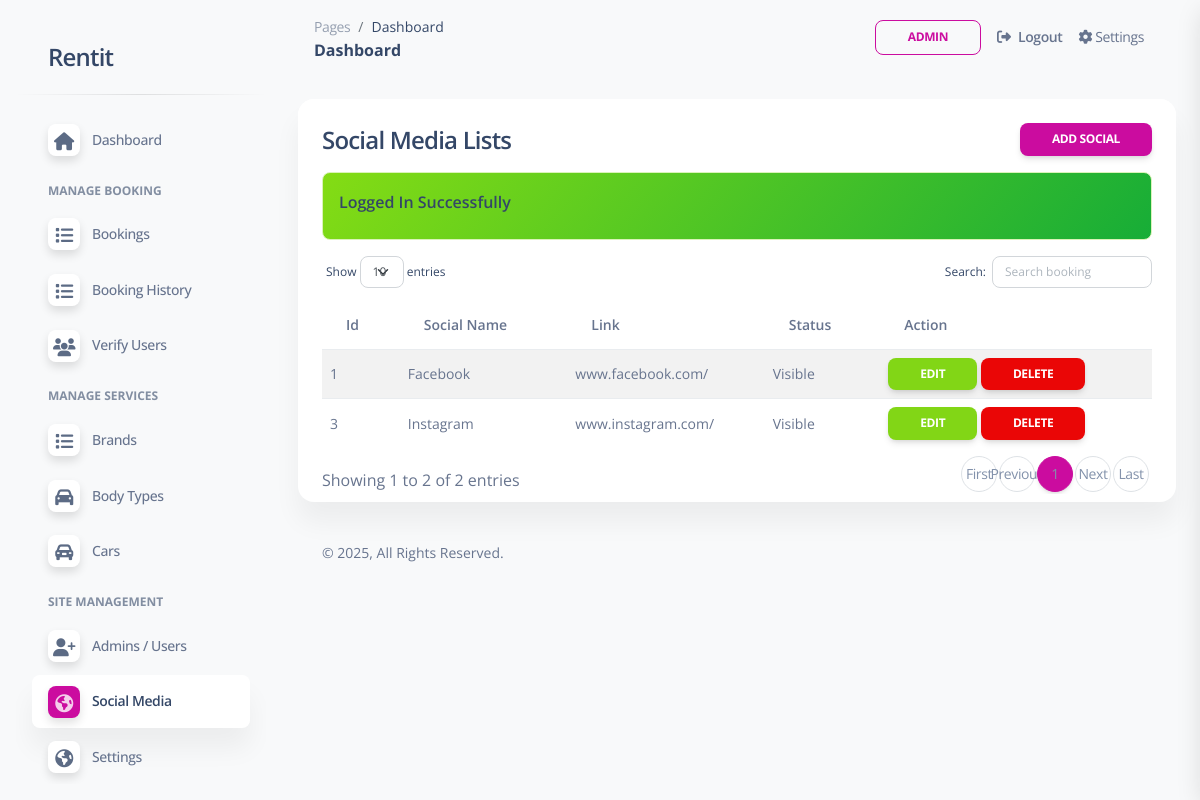
/admin/social-media.php (signed in), run on the app's committed database.
### tables this page shows
CREATE TABLE `web_settings` (
  `id` int(11) UNSIGNED NOT NULL,
  `title` varchar(255) NOT NULL,
  `url` varchar(255) DEFAULT NULL,
  `description` varchar(1000) DEFAULT NULL,
  `logo` varchar(100) DEFAULT NULL,
  `address` varchar(500) DEFAULT NULL,
  `email1` varchar(100) DEFAULT NULL,
  `email2` varchar(100) DEFAULT NULL,
  `phone1` varchar(15) DEFAULT NULL,
  `phone2` varchar(15) DEFAULT NULL
);

CREATE TABLE `social_medias` (
  `id` int(11) UNSIGNED NOT NULL,
  `name` varchar(100) NOT NULL,
  `slug` varchar(150) NOT NULL,
  `status` tinyint(1) DEFAULT 0 COMMENT '0=show,1=hide'
);

### admin/social-media.php (the view, shortened to what this page needs)
<?php include('includes/header.php'); ?>
    <div class="row">
        <div class="col-12">
            <div class="card mb-4">
                <div class="card-header pb-0">
                    <h4>Social Media Lists
                        <a href="social-media-create.php" class="btn btn-primary btn-sm float-end">Add Social</a>
                    </h4>
                </div>
                <div class="card-body pt-0 pb-2">
                    <div class="table-responsive p-0">
                        <table id="myTable" class="table table-striped align-items-center justify-content-center">
                            <thead>
                                <tr>
                                    <th>Id</th>
                                    <th>Social Name</th>
                                    <th>Link</th>
                                    <th>Status</th>
                                    <th>Action</th>
                                </tr>
                            </thead>
                            <tbody>
                                <?php
                                    $socialMedia = getAll('social_medias');
                                    if($socialMedia)
                                    {
                                        if(mysqli_num_rows($socialMedia) > 0){
                                            foreach($socialMedia as $serviceMediaItem) :
                                            ?>
                                            <tr>
                                                <td><?= $serviceMediaItem['id']; ?></td>
                                                <td><?= $serviceMediaItem['name']; ?></td>
                                                <td><?= $serviceMediaItem['slug']; ?></td>
                                                <td><?= $serviceMediaItem['status'] == true ? 'Hidden':'Visible'; ?></td>
                                                <td>
                                                    <a href="social-media-edit.php?id=<?= $serviceMediaItem['id'];?>" class="btn mb-0 btn-success btn-sm">Edit</a>
                                                    <a href="social-media-delete.php?id=<?= $serviceMediaItem['id'];?>"
                                                        onclick="return confirm('Are you sure you want to delete data?')"
                                                        class="btn mb-0 btn-danger btn-sm">
                                                        Delete
                                                    </a>
                                                </td>
                                            </tr>
                                            <?php
                                            endforeach;
                                        }else{
                                            ?>
                                            <tr>
                                                <td colspan="4">No Record Found!</td>
                                            </tr>
                                            <?php
                                        }
                                    }
                                    else
                                    {
                                        ?>
                                        <tr>
                                            <td colspan="4">No Record Available</td>
                                        </tr>
                                        <?php
                                    }
                                ?>
                            </tbody>
                        </table>
                    </div>
                </div>
            </div>
        </div>
    </div>
<?php include('includes/footer.php'); ?>

### admin/includes/sidebar.php (shortened to what this page needs)
<?php
$pageName = substr($_SERVER["SCRIPT_NAME"],strrpos($_SERVER["SCRIPT_NAME"],"/")+1);
?>
<aside class="sidenav navbar navbar-vertical navbar-expand-xs border-0 border-radius-xl my-3 fixed-start ms-3 " id="sidenav-main">
    <div class="sidenav-header">
      <a class="navbar-brand m-0" href="dashboard.php" target="_blank">
        <h4><?= webSetting('title') ?? 'Funda Services'; ?></h4>
      </a>
    </div>
    <hr class="horizontal dark mt-0">
    <div class="collapse navbar-collapse w-auto" id="sidenav-collapse-main">
      <ul class="navbar-nav">
        <li class="nav-item">
          <a class="nav-link
            <?= $pageName == "dashboard.php"?'active':'' ?>" href="dashboard.php">
            <div class="icon icon-shape icon-sm shadow border-radius-md bg-white text-center me-2 d-flex align-items-center justify-content-center">
                <i class="fa fa-home <?= $pageName == "dashboard.php"?'text-white':'text-dark' ?>   text-lg"></i>
            </div>
            <span class="nav-link-text ms-1">Dashboard</span>
          </a>
        </li>
        <li class="nav-item mt-3">
          <h6 class="ps-4 ms-2 text-uppercase text-xs font-weight-bolder opacity-6">Manage Booking</h6>
        </li>
        <li class="nav-item">
          <a class="nav-link  <?= $pageName == "bookings.php"?'active':'' ?>"  href="bookings.php">
            <div class="icon icon-shape icon-sm shadow border-radius-md bg-white text-center me-2 d-flex align-items-center justify-content-center">
                <i class="fa fa-list <?= $pageName == "bookings.php"?'text-white':'text-dark' ?>   text-lg"></i>
            </div>
            <span class="nav-link-text ms-1">Bookings</span>
          </a>
        </li>
        <li class="nav-item">
          <a class="nav-link <?= $pageName == "booking-history.php"?'active':'' ?>" href="booking-history.php">
            <div class="icon icon-shape icon-sm shadow border-radius-md bg-white text-center me-2 d-flex align-items-center justify-content-center">
                <i class="fa fa-list <?= $pageName == "booking-history.php"?'text-white':'text-dark' ?> text-lg"></i>
            </div>
            <span class="nav-link-text ms-1">Booking History</span>
          </a>
        </li>
        <li class="nav-item">
          <a class="nav-link <?= $pageName == "verify-users.php"?'active':'' ?>" href="verify-users.php">
            <div class="icon icon-shape icon-sm shadow border-radius-md bg-white text-center me-2 d-flex align-items-center justify-content-center">
                <i class="fa fa-users <?= $pageName == "verify-users.php"?'text-white':'text-dark' ?> text-lg"></i>
            </div>
            <span class="nav-link-text ms-1">Verify Users</span>
          </a>
        </li>
        <li class="nav-item mt-3">
          <h6 class="ps-4 ms-2 text-uppercase text-xs font-weight-bolder opacity-6">Manage Services</h6>
        </li>
        <li class="nav-item">
          <a class="nav-link <?= $pageName == "brands.php"?'active':'' ?>" href="brands.php">
            <div class="icon icon-shape icon-sm shadow border-radius-md bg-white text-center me-2 d-flex align-items-center justify-content-center">
                <i class="fa fa-list <?= $pageName == "brands.php"?'text-white':'text-dark' ?>   text-lg"></i>
            </div>
            <span class="nav-link-text ms-1">Brands</span>
          </a>
        </li>
        <li class="nav-item">
          <a class="nav-link
            <?= $pageName == "body-types.php"?'active':'' ?>"
            href="body-types.php">
            <div class="icon icon-shape icon-sm shadow border-radius-md bg-white text-center me-2 d-flex align-items-center justify-content-center">
                <i class="fa fa-car <?= $pageName == "body-types.php"?'text-white':'text-dark' ?>   text-lg"></i>
            </div>
            <span class="nav-link-text ms-1">Body Types</span>
          </a>
        </li>
        <li class="nav-item">
          <a class="nav-link <?= $pageName == "cars.php"?'active':'' ?>" href="cars.php">
            <div class="icon icon-shape icon-sm shadow border-radius-md bg-white text-center me-2 d-flex align-items-center justify-content-center">
                <i class="fa fa-car-alt <?= $pageName == "cars.php"?'text-white':'text-dark' ?>   text-lg"></i>
            </div>
            <span class="nav-link-text ms-1">Cars</span>
          </a>
        </li>
        <li class="nav-item mt-3">
          <h6 class="ps-4 ms-2 text-uppercase text-xs font-weight-bolder opacity-6">Site Management</h6>
        </li>
        <li class="nav-item">
          <a class="nav-link <?= $pageName == "users.php"?'active':'' ?>" href="users.php">
            <div class="icon icon-shape icon-sm shadow border-radius-md bg-white text-center me-2 d-flex align-items-center justify-content-center">
                <i class="fa fa-user-plus <?= $pageName == "users.php"?'text-white':'text-dark' ?>   text-lg"></i>
            </div>
            <span class="nav-link-text ms-1">Admins / Users</span>
          </a>
        </li>
        <li class="nav-item">
          <a class="nav-link <?= $pageName == "social-media.php"?'active':'' ?>" href="social-media.php">
            <div class="icon icon-shape icon-sm shadow border-radius-md bg-white text-center me-2 d-flex align-items-center justify-content-center">
                <i class="fa fa-globe <?= $pageName == "social-media.php"?'text-white':'text-dark' ?>   text-lg"></i>
            </div>
            <span class="nav-link-text ms-1">Social Media</span>
          </a>
        </li>
        <li class="nav-item">
          <a class="nav-link <?= $pageName == "settings.php"?'active':'' ?>"
          href="settings.php">
            <div class="icon icon-shape icon-sm shadow border-radius-md bg-white text-center me-2 d-flex align-items-center justify-content-center">
                <i class="fa fa-globe <?= $pageName == "settings.php"?'text-white':'text-dark' ?> text-lg" ></i>
            </div>
            <span class="nav-link-text ms-1">Settings</span>
          </a>
        </li>
      </ul>
    </div>
  </aside>

### admin/assets/css/nucleo-svg.css (style rules this page uses)
.icon { display: inline-block; color: #111111; height: 1em; width: 1em; }
.icon-sm { height: 0.8em; width: 0.8em; }
.icon { fill: currentColor; stroke: none; }

### data on the page
web_settings: title "Rentit"
social_medias: id "1", name "Facebook", slug "www.facebook.com/", status "Visible"
social_medias: id "3", name "Instagram", slug "www.instagram.com/", status "Visible"

### other printed values
$_SESSION['loggedInUser']['name'] "ADMIN"
$_SESSION['status'] "Logged In Successfully"
